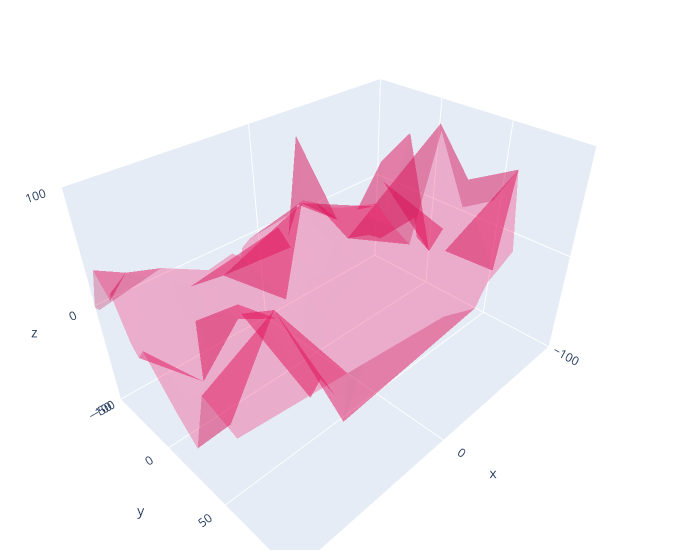

Notebook cell for this chart:
### Markdown cell above
> Intactive Plot

### Code cell
import plotly.graph_objects as go
import numpy as np
np.random.seed(1)

N = 70

fig = go.Figure(data=[go.Mesh3d(x=(70*np.random.randn(N)),
                   y=(55*np.random.randn(N)),
                   z=(40*np.random.randn(N)),
                   opacity=0.5,
                   color='rgba(244,22,100,0.6)'
                  )])

fig.update_layout(
    scene = dict(
        xaxis = dict(nticks=4, range=[-100,100],),
                     yaxis = dict(nticks=4, range=[-50,100],),
                     zaxis = dict(nticks=4, range=[-100,100],),),
    width=700,
    margin=dict(r=20, l=10, b=10, t=10))

fig.show()
